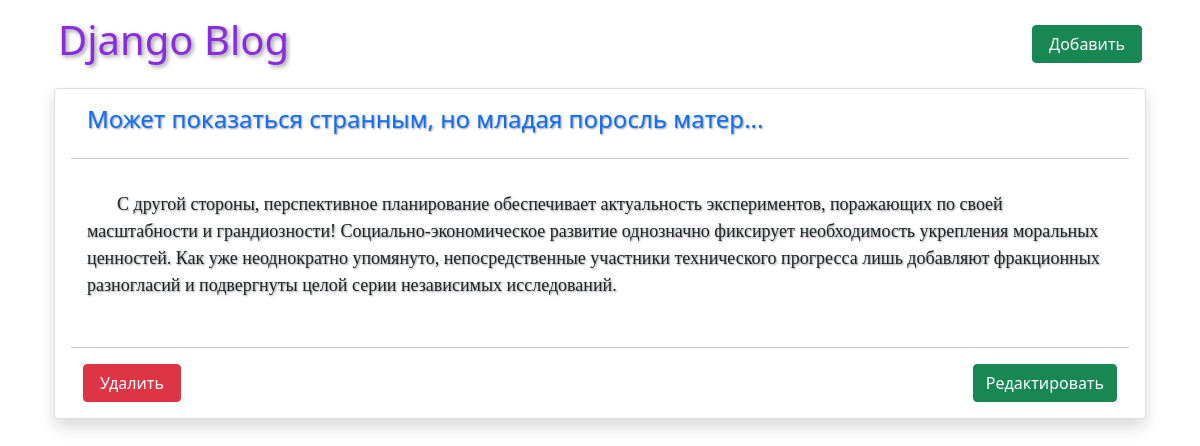
The app's page /post/4 with its own data.
### blog/models.py (models this page shows, shortened)
class Post(models.Model):
    title  = models.CharField(max_length=50, verbose_name='Заголовок статьи')
    author = models.ForeignKey(
        'auth.user',
        on_delete=models.CASCADE,
        verbose_name='Автор'
    )
    body = models.TextField(max_length=500, verbose_name='Текст')

### blog/views.py (the view)
# urls.py: path('post/<int:pk>', views.BlogDetailView.as_view(), name='detail'),
class BlogDetailView(DetailView):
    model = Post
    template_name = 'detail.html'

### templates/detail.html
{% extends 'base.html' %}
{% block content %}
        <div class="container">
            <div class="card p-3 mb-2 rounded shadow">
                <h4 class="ps-3"><a class="card-title text-decoration-none" href="">{{ post.title }}...</a></h4>
                <hr>
                <p class="card-body">{{ post.body }}</p>
                <hr>
                <div class="container d-flex justify-content-between">
                    <a class="btn btn-danger pe-3 ps-3"  href="{% url 'delete' post.pk %}">Удалить</a>
                    <a class="btn btn-success" href="{% url 'edit' post.pk %}">Редактировать</a>
                </div>
            </div>
        </div>
{% endblock %}

### static/css/base.css (style rules this page uses)
p { text-indent: 30px; text-shadow: 1px 1px 2px rgba(0, 0, 0, 0.425); font-family:Cambria, Cochin, Georgia, Times, 'Times New Roman', serif; font-size: large; font-weight: 500; }
h4 { text-shadow: 1px 1px 2px rgba(0, 0, 0, 0.425); }

### records on screen
Post: title "Может показаться странным, но младая поросль матер", body "С другой стороны, перспективное планирование обеспечивает актуальность экспериментов, поражающих по своей масштабности и грандиозности! Социально-экономическое развитие однозначно фиксирует необходимость укрепления моральных ценностей. Как уже неоднократно упомянуто, непосредственные участники технического прогресса лишь добавляют фракционных разногласий и подвергнуты целой серии независимых исследований."
